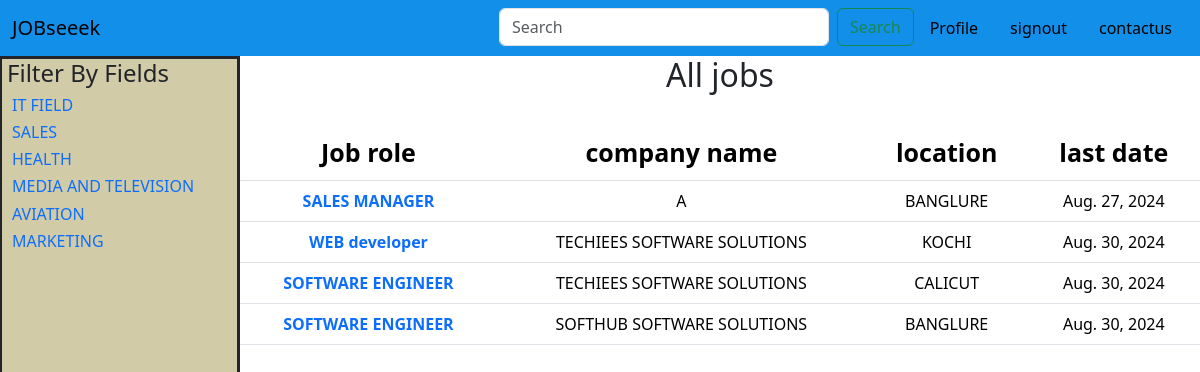
Screenshot of /joblist/ (signed in) with the database file from the repository.
### job_app/models.py (models this page shows, shortened)
class Jobs(models.Model):
    category = models.ForeignKey(Category, on_delete=models.CASCADE)
    role = models.ForeignKey(Roles, on_delete=models.CASCADE)
    company = models.CharField(max_length=250)
    location = models.CharField(max_length=250)
    qualification= models.CharField(max_length=250)
    technical_skills =models.TextField()
    softskills = models.TextField()
    experience_category = models.CharField(max_length=150)
    experience = models.CharField(max_length=250, blank=True, null=True)
    last_date = models.DateField()
    salary = models.CharField(max_length=250)
    email  = models.EmailField()
    tags = models.TextField()
    date_added = models.DateTimeField( auto_now_add=True)

class Roles(models.Model):
    Category = models.ForeignKey(Category, on_delete=models.CASCADE)
    job_role = models.CharField(max_length=250)
    slug =models.SlugField(max_length=250)
    def __str__(self):
        return self.job_role

class Category(models.Model):
    category = models.CharField(max_length=250, unique=True)
    slug = models.SlugField(max_length=250, unique=True)

### job_app/views.py (the view)
# urls.py: path('', views.joblist, name='joblist'),
@login_required(login_url='/')
def joblist(request):
    profile=None
    try:
        profile = Profile.objects.get(user=request.user)
    except:
        pass
    jobs = Jobs.objects.all().order_by('-date_added')
    category = Category.objects.all()
    return render(request, 'joblist.html',{'jobs':jobs,'profile':profile, 'category':category})

### templates/joblist.html (shortened to what this page needs)
{% load static %}
<!DOCTYPE html>
<html lang="en">
<head>
    <link href="https://cdn.jsdelivr.net/npm/bootstrap@5.3.3/dist/css/bootstrap.min.css" rel="stylesheet">
  <link rel="stylesheet" href="{% static 'style.css' %}">
</head>
<body>
    <nav class="navbar navbar-expand-lg" style="background-color: #128fe9;">
        <div class="container-fluid">
          <a class="navbar-brand" href="#">JOBseeek</a>
            <ul class="nav justify-content-end">
              {% if profile is not None %}
              <li class="nav-item"><div>
                <form  action="{% url 'search'%}"  method="get" class="d-flex" role="search">
                  <input  name="q" class="form-control me-2" type="search" placeholder="Search" aria-label="Search" style="width:330px;">
                  <button class="btn btn-outline-success" type="submit">Search</button>
                </form>
              </div>
            </li>
            {% endif %}
                <li class="nav-item">
                  <a class="nav-link" href="{% url 'profile' %}" style="color: black;">Profile</a>
                </li>
                <li class="nav-item">
                  <a class="nav-link" href="{% url 'signout' %}" style="color: black;text-decoration: solid;">signout</a>
                </li>
                <li class="nav-item">
                    <a class="nav-link" href="{% url 'contact' %}" style="color: black;text-decoration: solid;">contactus</a>
                  </li>
              </ul>
          </div>
      </nav>
      {% if profile is not None %}
  <div style="width: 100%;height: 1000px; margin-top: 0;">
    <div style="width:80%;float:right;height: 100%;text-align: center; " >
      <table class="table">
        <h2 class="text-center">All  jobs</h2><br>
          <thead>
            <tr style="font-size:25px ;">
              <th scope="col" >Job role</th>
              <th scope="col">company name</th>
              <th scope="col">location</th>
              <th scope="col">last date</th>
            </tr>
          </thead>
          <tbody>
              {% for jobs in jobs %}
            <tr>
              <th><a  href="{% url 'job-details' jobs.id%}" style="text-decoration: none;">{{jobs.role}}</a></th>
              <td>{{jobs.company}}</td>
              <td>{{jobs.location}}</td>
              <td>{{jobs.last_date}}</td>
            </tr>
            {% endfor %}
          </tbody>
      </table>
    </div>
    <div style="width:20%;background-color: rgba(207, 201, 163, 0.952);height: 100%;border-left: 2px;border-style: solid;">
     <h4 style="margin-left: 5px;">Filter By Fields</h4>
      {% for category in category %}
      <a href="{% url 'categoy-wise-jobs' category.slug %}" style="text-decoration: none;"> <h6 style="margin-left: 10px;">{{category.category}}</h6></a>
      {% endfor%}
    </div>
  </div>
     {% elif profile is None %}
      <h2>complete profile details </h2><a href="{% url 'profile' %}">click here</a>
      {% endif %}

### rows the page displays
Jobs: role "SALES MANAGER", company "A", location "BANGLURE", last_date "Aug. 27, 2024"
Jobs: role "WEB developer", company "TECHIEES SOFTWARE SOLUTIONS", location "KOCHI", last_date "Aug. 30, 2024"
Jobs: role "SOFTWARE ENGINEER", company "TECHIEES SOFTWARE SOLUTIONS", location "CALICUT", last_date "Aug. 30, 2024"
Jobs: role "SOFTWARE ENGINEER", company "SOFTHUB SOFTWARE SOLUTIONS", location "BANGLURE", last_date "Aug. 30, 2024"
Category: category "IT FIELD"
Category: category "SALES"
Category: category "HEALTH"
Category: category "MEDIA AND TELEVISION"
Category: category "AVIATION"
Category: category "MARKETING"
